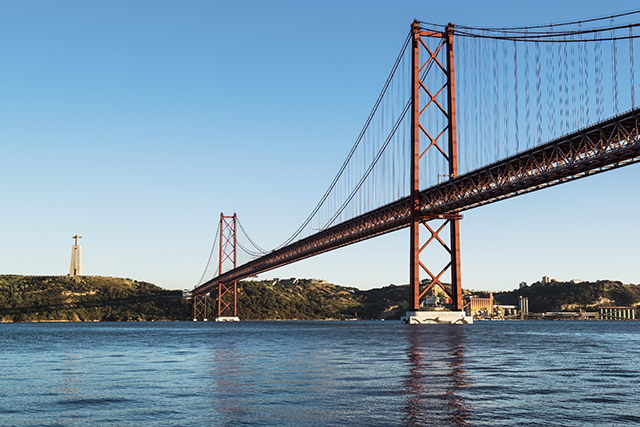
#> input picture py_curso_openVC/openCV_ex_prog/imgs/ponte.jpg, 640 x 427 px
$ python ex_openCV_14.py
#> lines starting #> are read from the running program, lines starting #| are printed output that depends on the picture; after the words box and inside, x2 and y2 are one past the last pixel; in counts of white or black regions, pixels touching at a corner belong together
import cv2
import numpy as np

imagem = cv2.imread('imgs/ponte.jpg')
#> imagem is the input picture: shape (427, 640, 3); mean B, G, R 172, 151.6, 124.8
cv2.imshow("Original", imagem)
mascara = np.zeros(imagem.shape[:2], dtype = "uint8")

(cX, cY) = (imagem.shape[1] // 2, imagem.shape[0] // 2)
#> cX = 320; cY = 213
cv2.circle(mascara, (cX, cY), 100, 255, -1)
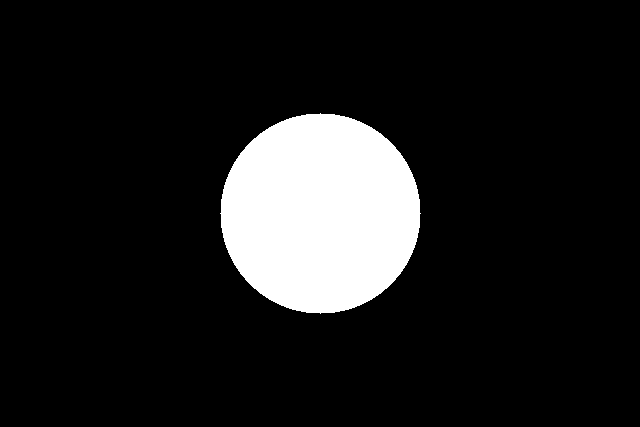
#> mascara: shape (427, 640); 11.5% white; 1 white region, box (x1, y1, x2, y2) and area: (220, 113, 421, 314) 31417
img_com_mascara = cv2.bitwise_and(imagem, imagem, mask = mascara)
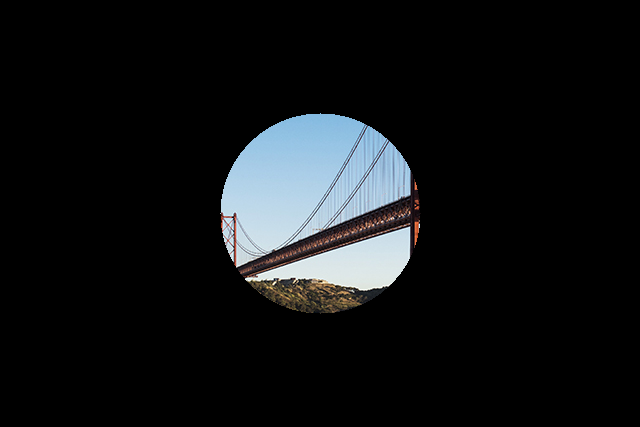
#> img_com_mascara: shape (427, 640, 3); mean B, G, R 20.9, 19.4, 17.5
cv2.imshow("Mascara aplicada a imagem", img_com_mascara)

cv2.waitKey(0)
cv2.destroyAllWindows()
# On Mac need to force to destroyAllWindows.
cv2.waitKey(1)

$ run again, with py_curso_openVC/openCV_ex_prog/imgs/bia.jpg copied over py_curso_openVC/openCV_ex_prog/imgs/ponte.jpg
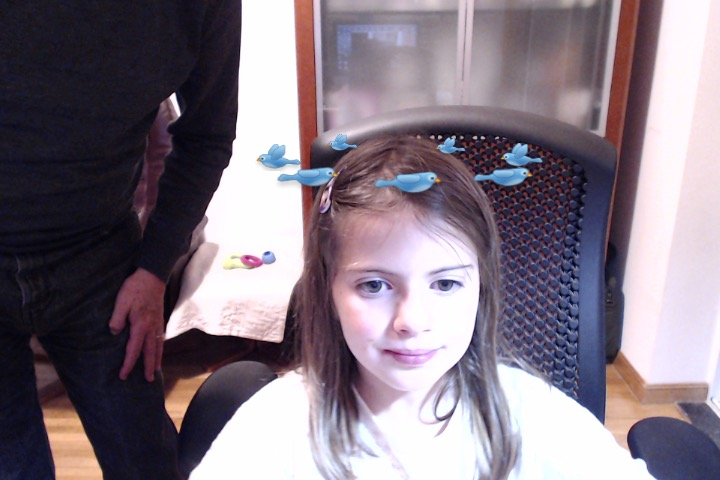
#> input picture py_curso_openVC/openCV_ex_prog/imgs/bia.jpg, 720 x 480 px
#> imagem is the input picture: shape (480, 720, 3); mean B, G, R 130, 118.4, 129.8
#> `cv2.circle(mascara, (cX, cY), 100, 255, -1)`:
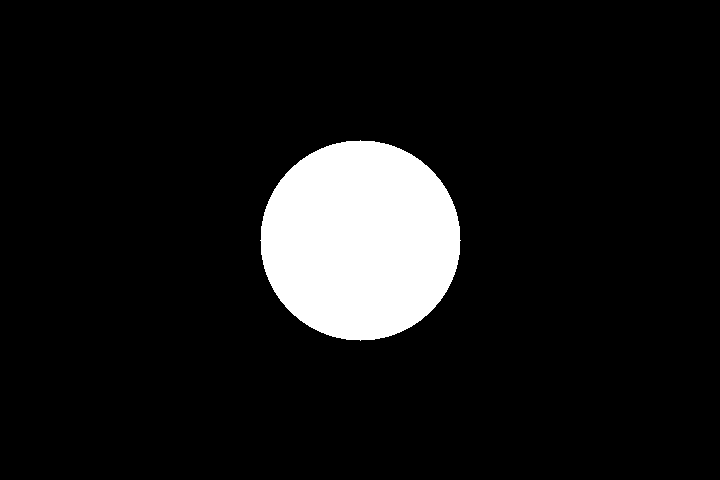
#> mascara: shape (480, 720); 9.1% white; 1 white region, box (x1, y1, x2, y2) and area: (260, 140, 461, 341) 31417
#> `img_com_mascara = cv2.bitwise_and(imagem, imagem, mask = mascara)`:
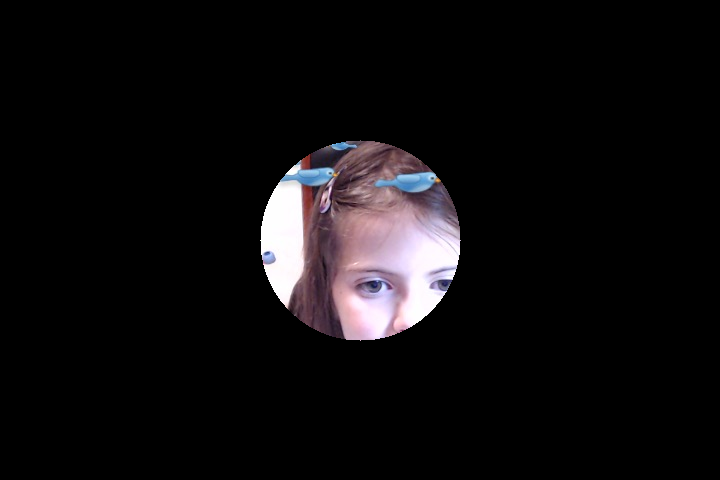
#> img_com_mascara: shape (480, 720, 3); mean B, G, R 14.8, 13.4, 15.3

$ run again, with py_curso_openVC/openCV_ex_prog/imgs/caras.jpg copied over py_curso_openVC/openCV_ex_prog/imgs/ponte.jpg
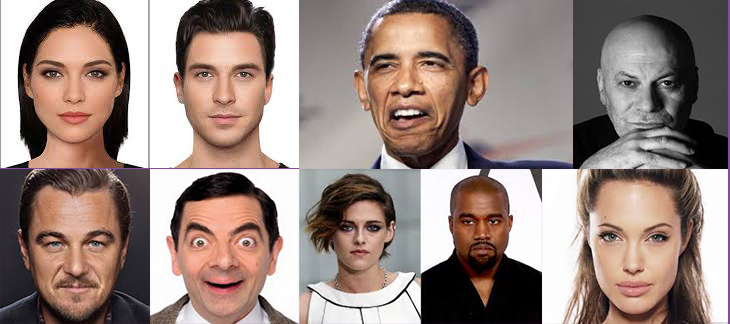
#> input picture py_curso_openVC/openCV_ex_prog/imgs/caras.jpg, 730 x 324 px
#> imagem is the input picture: shape (324, 730, 3); mean B, G, R 126.4, 133.1, 151.4
#> `cv2.circle(mascara, (cX, cY), 100, 255, -1)`:
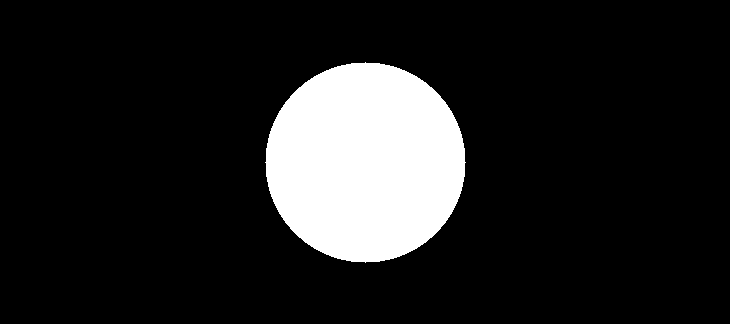
#> mascara: shape (324, 730); 13.3% white; 1 white region, box (x1, y1, x2, y2) and area: (265, 62, 466, 263) 31417
#> `img_com_mascara = cv2.bitwise_and(imagem, imagem, mask = mascara)`:
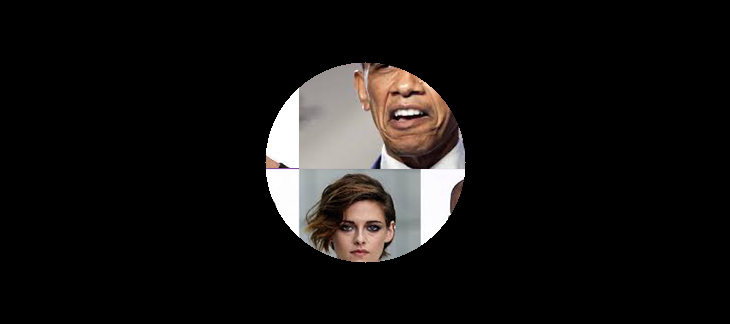
#> img_com_mascara: shape (324, 730, 3); mean B, G, R 18.6, 19.7, 21.7
